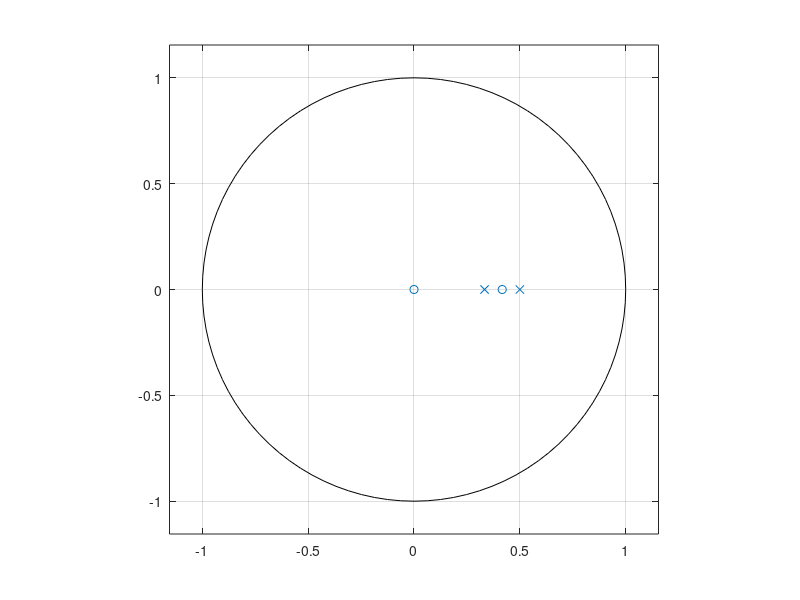

The MATLAB script that drew this image:
%% Marwin B. Alejo   2020-20221   EE274_ProgEx03
% Also accessible through <http://www.github.com/soymarwin/ee274/EE274_ProgEx03>

%% A. The Bilateral Z-Transform

%% $(a) \ \ x(n) = (\frac{4}{3})^n u(1-n)$
%%
% $x(n) = (\frac{4}{3})^n u(-n+1)$
%%
% $X(z) = \sum_{n=-\infty}^{\infty} x(n)z^{-n}$
%%
% $X(z) = \sum_{n=-\infty}^{\infty} (\frac{4}{3})^n u(-n+1)z^{-n}$
%%
% $Let \ k=-n+1 \ and \ n=1-k$
%%
% $X(z) = \sum_{n=-\infty}^{\infty} (\frac{4}{3})^{1-k} u(k)z^{k-1}$
%%
% $X(z) = \sum_{n=0}^{\infty} (\frac{4}{3}) \cdot ((\frac{4}{3})^{-1})^{k} \cdot ((1/z)^{-1})^{k} \cdot z^{-1}$
%%
% $X(z) = (\frac{4z^{-1}}{3}) \ \sum_{n=0}^{\infty} (\frac{3}{4z^{-1}})^{k}$
%%
% $X(z) = {(\frac{4z^{-1}}{3}) \cdot (\frac{1}{1 - \frac{3}{4z^{-1}}}), \ 0 \ < \ \mid {z} \mid \ < \ \frac{4}{3}}$
%%
% $or \ X(z) ={\frac{16z^{-2}}{12z^{-1} - 9}, \ 0 \ < \ \mid {z} \mid \ < \ \frac{4}{3}}$

% z-plane for 1.(a)
A1_a_a=[-9 12 0];
A1_a_b=[0 0 16];
zplane(A1_a_b,A1_a_a);

%% $(b) \ \ x(n) = 2^{- \mid {n} \mid} + (\frac{1}{3})^{\mid {n} \mid}$
%%
% $X(z) = \sum_{n=0}^{\infty} 2^{-n}z^{-n} + \sum_{n=0}^{\infty} (\frac{1}{3})^{n}z^{-n}$
%%
% $X(z) = \sum_{n=0}^{\infty} (\frac{z^{-1}}{2})^{n} + \sum_{n=0}^{\infty} (\frac{z^{-1}}{3})^{n}$
%%
% $X(z) = \frac{1}{1-\frac{z^{-1}}{2}}+\frac{1}{1-\frac{z^{-1}}{3}}$
%%
% $X(z) = \frac{2}{2-z^{-1}}+\frac{3}{3-z^{-1}}$
%%
% $X(z) = \frac{12-5z^{-1}}{(2-z^{-1})(3-z^{-1})},\ \frac{1}{3}\ < \ \mid z \mid \ < \ \frac{1}{2}$
%%
% $or X(z) = \frac{12-5z^{-1}}{6-5z^{-1}+z^{-2}},\ \frac{1}{3}\ < \ \mid z \mid \ < \ \frac{1}{2}$

% z-plane for 1.(b)
A1_b_a=[6 -5 1];
A1_b_b=[12 -5 0];
zplane(A1_b_b,A1_b_a);
